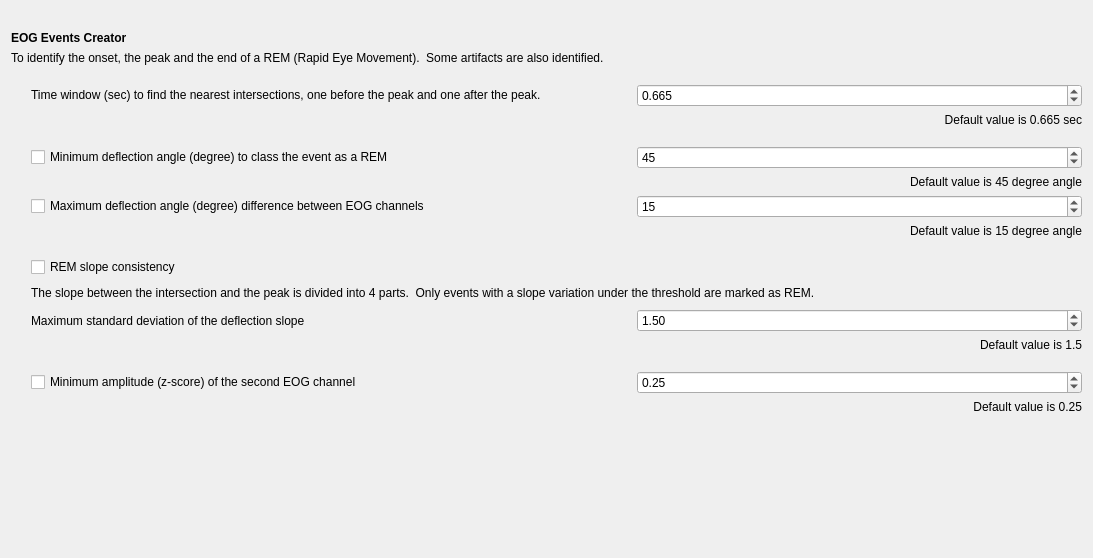
<?xml version="1.0" encoding="UTF-8"?>
<ui version="4.0">
 <class>EOGEventsCreatorSettingsView</class>
 <widget class="QWidget" name="EOGEventsCreatorSettingsView">
  <property name="geometry">
   <rect>
    <x>0</x>
    <y>0</y>
    <width>1092</width>
    <height>558</height>
   </rect>
  </property>
  <property name="windowTitle">
   <string>Form</string>
  </property>
  <property name="styleSheet">
   <string notr="true">font: 12pt &quot;Roboto&quot;;</string>
  </property>
  <layout class="QVBoxLayout" name="verticalLayout_5">
   <item>
    <spacer name="horizontalSpacer">
     <property name="orientation">
      <enum>Qt::Horizontal</enum>
     </property>
     <property name="sizeHint" stdset="0">
      <size>
       <width>659</width>
       <height>20</height>
      </size>
     </property>
    </spacer>
   </item>
   <item>
    <widget class="QLabel" name="label_4">
     <property name="text">
      <string>&lt;html&gt;&lt;head/&gt;&lt;body&gt;&lt;p&gt;&lt;span style=&quot; font-weight:600;&quot;&gt;EOG Events Creator&lt;/span&gt;&lt;/p&gt;&lt;/body&gt;&lt;/html&gt;</string>
     </property>
    </widget>
   </item>
   <item>
    <widget class="QLabel" name="label">
     <property name="text">
      <string>To identify the onset, the peak and the end of a REM (Rapid Eye Movement).  Some artifacts are also identified.</string>
     </property>
    </widget>
   </item>
   <item>
    <spacer name="verticalSpacer_4">
     <property name="orientation">
      <enum>Qt::Vertical</enum>
     </property>
     <property name="sizeType">
      <enum>QSizePolicy::Fixed</enum>
     </property>
     <property name="sizeHint" stdset="0">
      <size>
       <width>20</width>
       <height>13</height>
      </size>
     </property>
    </spacer>
   </item>
   <item>
    <layout class="QVBoxLayout" name="verticalLayout">
     <item>
      <layout class="QHBoxLayout" name="horizontalLayout">
       <item>
        <spacer name="horizontalSpacer_3">
         <property name="orientation">
          <enum>Qt::Horizontal</enum>
         </property>
         <property name="sizeType">
          <enum>QSizePolicy::Fixed</enum>
         </property>
         <property name="sizeHint" stdset="0">
          <size>
           <width>20</width>
           <height>20</height>
          </size>
         </property>
        </spacer>
       </item>
       <item>
        <widget class="QLabel" name="label_5">
         <property name="minimumSize">
          <size>
           <width>600</width>
           <height>0</height>
          </size>
         </property>
         <property name="text">
          <string>&lt;html&gt;&lt;head/&gt;&lt;body&gt;&lt;p&gt;Time window (sec) to find the nearest intersections, one before the peak and one after the peak.&lt;/p&gt;&lt;/body&gt;&lt;/html&gt;</string>
         </property>
        </widget>
       </item>
       <item>
        <widget class="QDoubleSpinBox" name="doubleSpinBox_timeWin">
         <property name="decimals">
          <number>3</number>
         </property>
         <property name="maximum">
          <double>5.000000000000000</double>
         </property>
         <property name="singleStep">
          <double>0.010000000000000</double>
         </property>
         <property name="value">
          <double>0.665000000000000</double>
         </property>
        </widget>
       </item>
      </layout>
     </item>
     <item>
      <widget class="QLabel" name="label_2">
       <property name="text">
        <string>Default value is 0.665 sec</string>
       </property>
       <property name="alignment">
        <set>Qt::AlignRight|Qt::AlignTrailing|Qt::AlignVCenter</set>
       </property>
      </widget>
     </item>
    </layout>
   </item>
   <item>
    <spacer name="verticalSpacer_2">
     <property name="orientation">
      <enum>Qt::Vertical</enum>
     </property>
     <property name="sizeType">
      <enum>QSizePolicy::Fixed</enum>
     </property>
     <property name="sizeHint" stdset="0">
      <size>
       <width>20</width>
       <height>13</height>
      </size>
     </property>
    </spacer>
   </item>
   <item>
    <layout class="QVBoxLayout" name="verticalLayout_2">
     <item>
      <layout class="QHBoxLayout" name="horizontalLayout_2">
       <item>
        <spacer name="horizontalSpacer_4">
         <property name="orientation">
          <enum>Qt::Horizontal</enum>
         </property>
         <property name="sizeType">
          <enum>QSizePolicy::Fixed</enum>
         </property>
         <property name="sizeHint" stdset="0">
          <size>
           <width>20</width>
           <height>20</height>
          </size>
         </property>
        </spacer>
       </item>
       <item>
        <widget class="QCheckBox" name="checkBox_angle">
         <property name="minimumSize">
          <size>
           <width>600</width>
           <height>0</height>
          </size>
         </property>
         <property name="text">
          <string>Minimum deflection angle (degree) to class the event as a REM</string>
         </property>
         <property name="checked">
          <bool>false</bool>
         </property>
        </widget>
       </item>
       <item>
        <widget class="QDoubleSpinBox" name="doubleSpinBox_deflection_angle">
         <property name="decimals">
          <number>0</number>
         </property>
         <property name="maximum">
          <double>90.000000000000000</double>
         </property>
         <property name="singleStep">
          <double>5.000000000000000</double>
         </property>
         <property name="value">
          <double>45.000000000000000</double>
         </property>
        </widget>
       </item>
      </layout>
     </item>
     <item>
      <widget class="QLabel" name="label_3">
       <property name="text">
        <string>Default value is 45 degree angle</string>
       </property>
       <property name="alignment">
        <set>Qt::AlignRight|Qt::AlignTrailing|Qt::AlignVCenter</set>
       </property>
      </widget>
     </item>
    </layout>
   </item>
   <item>
    <layout class="QVBoxLayout" name="verticalLayout_3">
     <item>
      <layout class="QHBoxLayout" name="horizontalLayout_4">
       <item>
        <spacer name="horizontalSpacer_6">
         <property name="orientation">
          <enum>Qt::Horizontal</enum>
         </property>
         <property name="sizeType">
          <enum>QSizePolicy::Fixed</enum>
         </property>
         <property name="sizeHint" stdset="0">
          <size>
           <width>20</width>
           <height>20</height>
          </size>
         </property>
        </spacer>
       </item>
       <item>
        <widget class="QCheckBox" name="checkBox_max_diff_angle">
         <property name="minimumSize">
          <size>
           <width>600</width>
           <height>0</height>
          </size>
         </property>
         <property name="text">
          <string>Maximum deflection angle (degree) difference between EOG channels</string>
         </property>
        </widget>
       </item>
       <item>
        <widget class="QDoubleSpinBox" name="doubleSpinBox_diff_angle">
         <property name="enabled">
          <bool>true</bool>
         </property>
         <property name="decimals">
          <number>0</number>
         </property>
         <property name="minimum">
          <double>5.000000000000000</double>
         </property>
         <property name="maximum">
          <double>45.000000000000000</double>
         </property>
         <property name="singleStep">
          <double>5.000000000000000</double>
         </property>
         <property name="value">
          <double>15.000000000000000</double>
         </property>
        </widget>
       </item>
      </layout>
     </item>
     <item>
      <widget class="QLabel" name="label_6">
       <property name="text">
        <string>Default value is 15 degree angle</string>
       </property>
       <property name="alignment">
        <set>Qt::AlignRight|Qt::AlignTrailing|Qt::AlignVCenter</set>
       </property>
      </widget>
     </item>
    </layout>
   </item>
   <item>
    <spacer name="verticalSpacer_3">
     <property name="orientation">
      <enum>Qt::Vertical</enum>
     </property>
     <property name="sizeType">
      <enum>QSizePolicy::Fixed</enum>
     </property>
     <property name="sizeHint" stdset="0">
      <size>
       <width>20</width>
       <height>13</height>
      </size>
     </property>
    </spacer>
   </item>
   <item>
    <layout class="QVBoxLayout" name="verticalLayout_4">
     <item>
      <layout class="QHBoxLayout" name="horizontalLayout_6">
       <item>
        <spacer name="horizontalSpacer_8">
         <property name="orientation">
          <enum>Qt::Horizontal</enum>
         </property>
         <property name="sizeType">
          <enum>QSizePolicy::Fixed</enum>
         </property>
         <property name="sizeHint" stdset="0">
          <size>
           <width>20</width>
           <height>18</height>
          </size>
         </property>
        </spacer>
       </item>
       <item>
        <widget class="QCheckBox" name="checkBox_slope">
         <property name="text">
          <string>REM slope consistency</string>
         </property>
        </widget>
       </item>
      </layout>
     </item>
     <item>
      <layout class="QHBoxLayout" name="horizontalLayout_7">
       <item>
        <spacer name="horizontalSpacer_2">
         <property name="orientation">
          <enum>Qt::Horizontal</enum>
         </property>
         <property name="sizeType">
          <enum>QSizePolicy::Fixed</enum>
         </property>
         <property name="sizeHint" stdset="0">
          <size>
           <width>20</width>
           <height>20</height>
          </size>
         </property>
        </spacer>
       </item>
       <item>
        <widget class="QLabel" name="label_9">
         <property name="text">
          <string>The slope between the intersection and the peak is divided into 4 parts.  Only events with a slope variation under the threshold are marked as REM.</string>
         </property>
        </widget>
       </item>
      </layout>
     </item>
     <item>
      <layout class="QHBoxLayout" name="horizontalLayout_5">
       <item>
        <spacer name="horizontalSpacer_7">
         <property name="orientation">
          <enum>Qt::Horizontal</enum>
         </property>
         <property name="sizeType">
          <enum>QSizePolicy::Fixed</enum>
         </property>
         <property name="sizeHint" stdset="0">
          <size>
           <width>20</width>
           <height>20</height>
          </size>
         </property>
        </spacer>
       </item>
       <item>
        <widget class="QLabel" name="label_10">
         <property name="minimumSize">
          <size>
           <width>600</width>
           <height>0</height>
          </size>
         </property>
         <property name="text">
          <string>Maximum standard deviation of the deflection slope</string>
         </property>
        </widget>
       </item>
       <item>
        <widget class="QDoubleSpinBox" name="doubleSpinBox_deflection_slope">
         <property name="decimals">
          <number>2</number>
         </property>
         <property name="maximum">
          <double>5.000000000000000</double>
         </property>
         <property name="singleStep">
          <double>0.250000000000000</double>
         </property>
         <property name="value">
          <double>1.500000000000000</double>
         </property>
        </widget>
       </item>
      </layout>
     </item>
     <item>
      <widget class="QLabel" name="label_7">
       <property name="text">
        <string>Default value is 1.5</string>
       </property>
       <property name="alignment">
        <set>Qt::AlignRight|Qt::AlignTrailing|Qt::AlignVCenter</set>
       </property>
      </widget>
     </item>
    </layout>
   </item>
   <item>
    <spacer name="verticalSpacer">
     <property name="orientation">
      <enum>Qt::Vertical</enum>
     </property>
     <property name="sizeType">
      <enum>QSizePolicy::Fixed</enum>
     </property>
     <property name="sizeHint" stdset="0">
      <size>
       <width>1071</width>
       <height>13</height>
      </size>
     </property>
    </spacer>
   </item>
   <item>
    <layout class="QHBoxLayout" name="horizontalLayout_3">
     <item>
      <spacer name="horizontalSpacer_5">
       <property name="orientation">
        <enum>Qt::Horizontal</enum>
       </property>
       <property name="sizeType">
        <enum>QSizePolicy::Fixed</enum>
       </property>
       <property name="sizeHint" stdset="0">
        <size>
         <width>20</width>
         <height>20</height>
        </size>
       </property>
      </spacer>
     </item>
     <item>
      <widget class="QCheckBox" name="checkBox_min_z_2nd_chan">
       <property name="minimumSize">
        <size>
         <width>600</width>
         <height>0</height>
        </size>
       </property>
       <property name="text">
        <string>Minimum amplitude (z-score) of the second EOG channel</string>
       </property>
      </widget>
     </item>
     <item>
      <widget class="QDoubleSpinBox" name="doubleSpinBox_min_z_2nd_chan">
       <property name="maximum">
        <double>2.000000000000000</double>
       </property>
       <property name="singleStep">
        <double>0.250000000000000</double>
       </property>
       <property name="value">
        <double>0.250000000000000</double>
       </property>
      </widget>
     </item>
    </layout>
   </item>
   <item>
    <widget class="QLabel" name="label_8">
     <property name="text">
      <string>Default value is 0.25</string>
     </property>
     <property name="alignment">
      <set>Qt::AlignRight|Qt::AlignTrailing|Qt::AlignVCenter</set>
     </property>
    </widget>
   </item>
   <item>
    <spacer name="verticalSpacer_5">
     <property name="orientation">
      <enum>Qt::Vertical</enum>
     </property>
     <property name="sizeHint" stdset="0">
      <size>
       <width>20</width>
       <height>40</height>
      </size>
     </property>
    </spacer>
   </item>
  </layout>
 </widget>
 <resources>
  <include location="../../../../snooz-toolbox-ceams/src/main/python/ui/themes/themes.qrc"/>
 </resources>
 <connections>
  <connection>
   <sender>checkBox_max_diff_angle</sender>
   <signal>clicked()</signal>
   <receiver>EOGEventsCreatorSettingsView</receiver>
   <slot>change_parameters_slot()</slot>
   <hints>
    <hint type="sourcelabel">
     <x>337</x>
     <y>227</y>
    </hint>
    <hint type="destinationlabel">
     <x>549</x>
     <y>223</y>
    </hint>
   </hints>
  </connection>
  <connection>
   <sender>checkBox_angle</sender>
   <signal>clicked()</signal>
   <receiver>EOGEventsCreatorSettingsView</receiver>
   <slot>change_parameters_slot()</slot>
   <hints>
    <hint type="sourcelabel">
     <x>337</x>
     <y>169</y>
    </hint>
    <hint type="destinationlabel">
     <x>549</x>
     <y>223</y>
    </hint>
   </hints>
  </connection>
  <connection>
   <sender>checkBox_slope</sender>
   <signal>clicked()</signal>
   <receiver>EOGEventsCreatorSettingsView</receiver>
   <slot>change_parameters_slot()</slot>
   <hints>
    <hint type="sourcelabel">
     <x>559</x>
     <y>304</y>
    </hint>
    <hint type="destinationlabel">
     <x>549</x>
     <y>223</y>
    </hint>
   </hints>
  </connection>
  <connection>
   <sender>checkBox_min_z_2nd_chan</sender>
   <signal>clicked()</signal>
   <receiver>EOGEventsCreatorSettingsView</receiver>
   <slot>change_parameters_slot()</slot>
   <hints>
    <hint type="sourcelabel">
     <x>335</x>
     <y>464</y>
    </hint>
    <hint type="destinationlabel">
     <x>545</x>
     <y>278</y>
    </hint>
   </hints>
  </connection>
 </connections>
 <slots>
  <slot>change_parameters_slot()</slot>
 </slots>
</ui>
